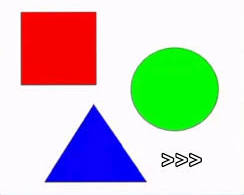
#> input picture codes/task11/test_3.jpg, 244 x 195 px, found by its file name
$ python task11.py
#> lines starting #> are read from the running program, lines starting #| are printed output that depends on the picture; after the words box and inside, x2 and y2 are one past the last pixel; in counts of white or black regions, pixels touching at a corner belong together
import cv2
import numpy as np

# 1. Загружаем картинку
image = cv2.imread(r"C:\Users\Lev\INRTU_Practice\codes\task11\test_3.jpg")
#> image is the input picture: shape (195, 244, 3); mean B, G, R 191.7, 199.3, 199.3

# 2. Размываем и переводим в HSV
blurred = cv2.GaussianBlur(image, (11, 11), 0)
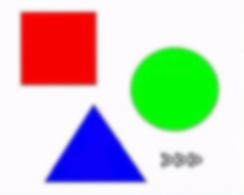
#> blurred: shape (195, 244, 3); mean B, G, R 191.7, 199.3, 199.4
hsv = cv2.cvtColor(blurred, cv2.COLOR_BGR2HSV)
#> hsv: shape (195, 244, 3); mean H, S, V 103, 81.6, 248.4

# 3. Объединяем маски зеленого и желтого цветов
green_mask = cv2.inRange(hsv, np.array((36, 25, 25)), np.array((70, 255, 255)))
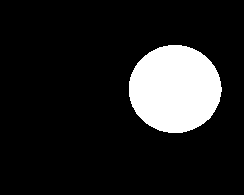
#> green_mask: shape (195, 244); 13.4% white; 1 white region
yellow_mask = cv2.inRange(hsv, np.array((20, 100, 100)), np.array((36, 255, 255)))
#> yellow_mask: shape (195, 244); every value is 0
full_mask = cv2.bitwise_or(green_mask, yellow_mask)

# 4. Ищем только внешние контуры (без всяких иерархий)
contours, _ = cv2.findContours(full_mask, cv2.RETR_EXTERNAL, cv2.CHAIN_APPROX_SIMPLE)
#> contours = 1 contour; box (x1, y1, x2, y2) and area: (129, 45, 222, 133) 6264

# 5. Если хоть один объект найден
if len(contours) > 0:
    # Находим самый большой контур
    largest_contour = max(contours, key=cv2.contourArea)
#> largest_contour = contour of 134 points, box (x1, y1, x2, y2) (129, 45, 222, 133), area 6264

    # Берем его рамку
    x, y, w, h = cv2.boundingRect(largest_contour)
#> x = 129; y = 45; w = 93; h = 88

    # Считаем центр этой рамки (простой математикой)
    center_x = int(x + w / 2)
#> center_x = 175
    center_y = int(y + h / 2)
#> center_y = 89

    # Рисуем красный прямоугольник (0, 0, 255)
    cv2.rectangle(image, (x, y), (x + w, y + h), (0, 0, 255), 4)

    # Рисуем точку центра
    cv2.circle(image, (center_x, center_y), 7, (0, 0, 255), -1)
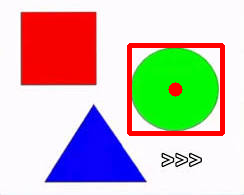
#> image: shape (195, 244, 3); mean B, G, R 182.3, 189.1, 200.4

# 6. Показываем результат
cv2.imshow("Result", image)
cv2.waitKey(0)
cv2.destroyAllWindows()

$ run again, with codes/task11/test_2.jpg copied over codes/task11/test_3.jpg
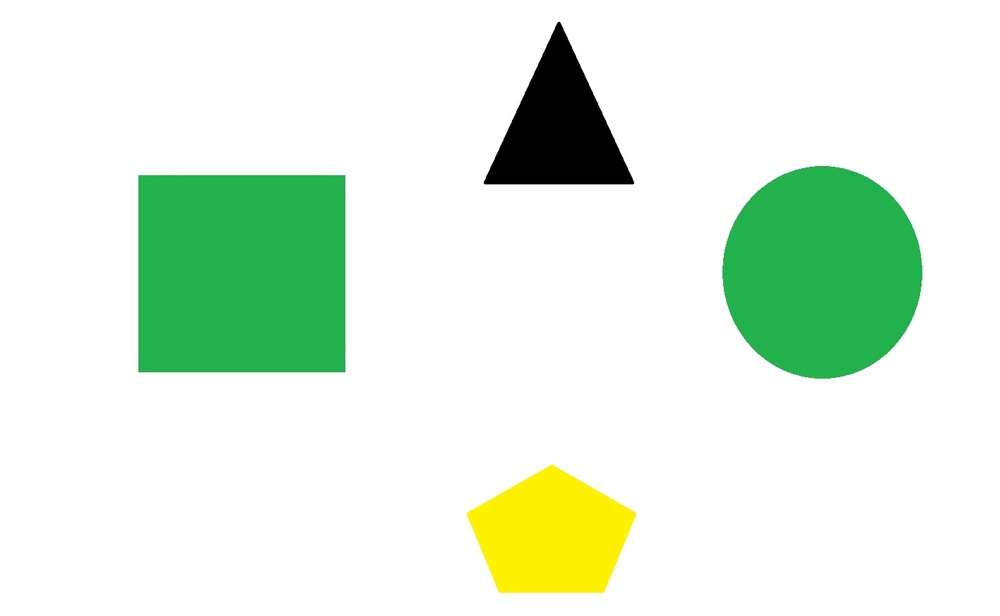
#> input picture codes/task11/test_2.jpg, 1000 x 616 px, shrunk from 1416 x 872 before the run, found by its file name
#> image is the input picture: shape (616, 1000, 3); mean B, G, R 222.1, 240, 223.3
#> hsv: shape (616, 1000, 3); mean H, S, V 10.6, 30.7, 240.3
#> `green_mask = cv2.inRange(hsv, np.array((36, 25, 25)), np.array((70, 25..`:
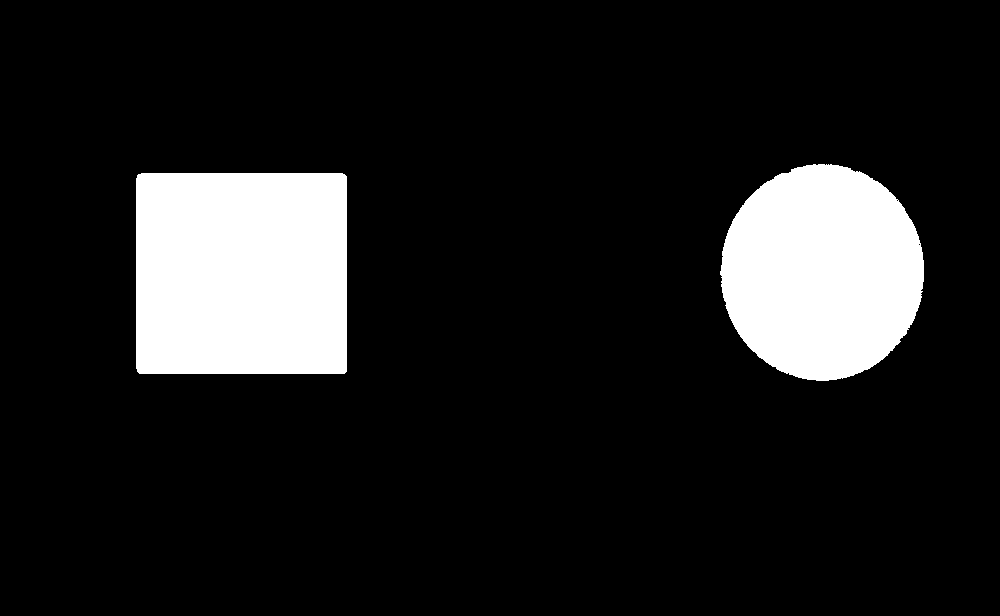
#> green_mask: shape (616, 1000); 12.5% white; 2 white regions, box (x1, y1, x2, y2) and area: (136, 173, 347, 374) 42383, (720, 164, 924, 381) 34518
#> yellow_mask: shape (616, 1000); 2.5% white; 1 white region, box (x1, y1, x2, y2) and area: (467, 465, 636, 593) 15316
#> full_mask: shape (616, 1000); 15% white; 3 white regions
#> contours = 3 contours; box (x1, y1, x2, y2) and area: (136, 173, 347, 374) 41978, (720, 164, 924, 381) 34212, (467, 465, 636, 593) 15101
#> largest_contour = contour of 16 points, box (x1, y1, x2, y2) (136, 173, 347, 374), area 41978
#> x = 136; y = 173; w = 211; h = 201
#> center_x = 241
#> center_y = 273
#> `cv2.rectangle(image, (x, y), (x + w, y + h), (0, 0, 255), 4)`:
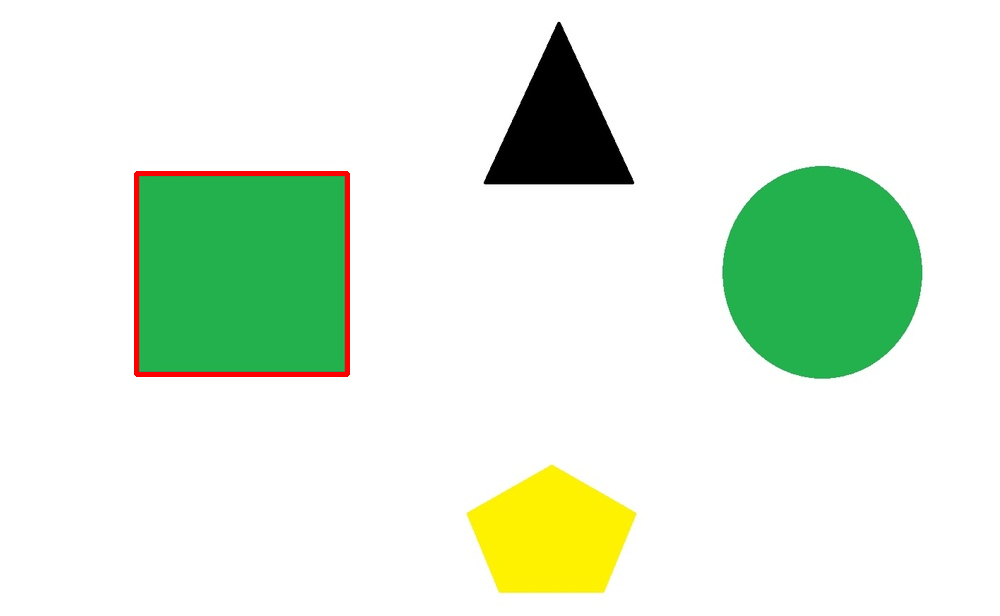
#> image: shape (616, 1000, 3); 0.67% of pixels changed, all inside (x1, y1, x2, y2) = (134, 171, 350, 377)
